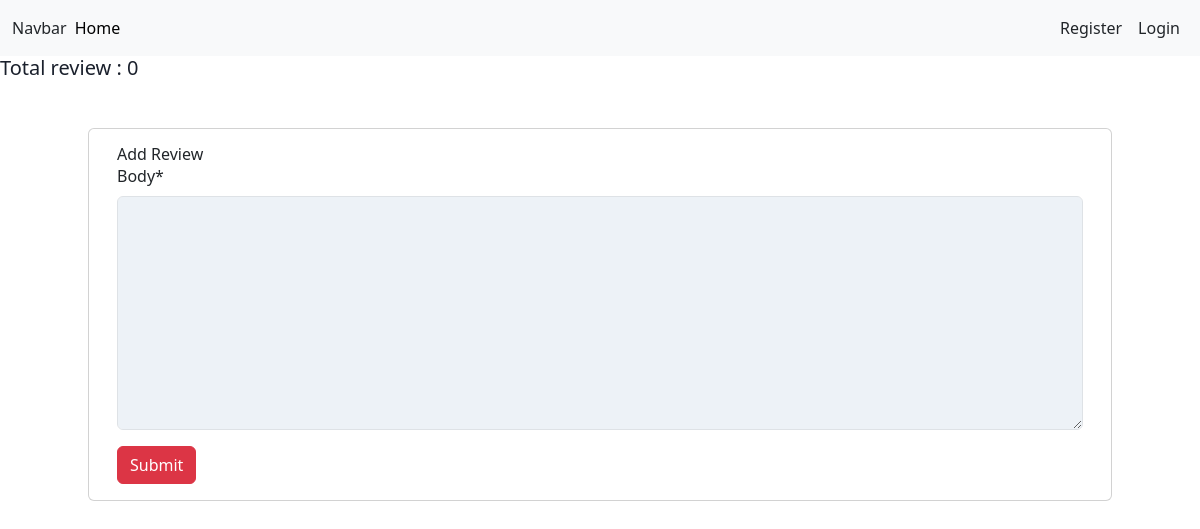
Before: /transaction_and_borrow/comments/2/ with the older database file.
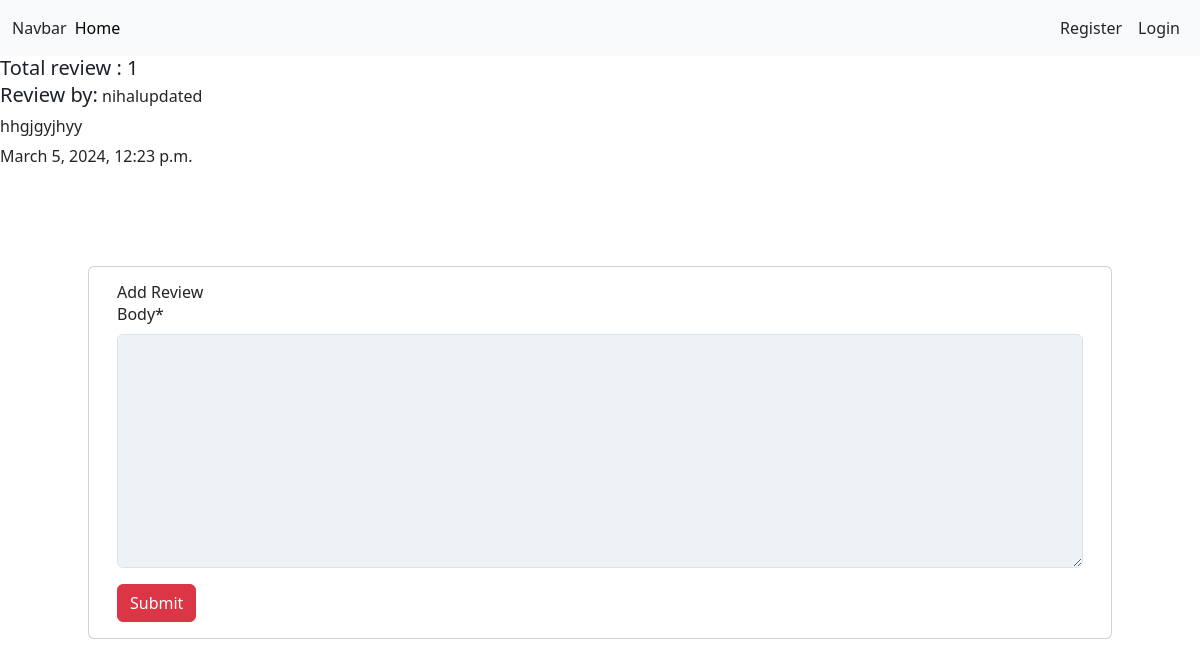
After: the same page with the newer database file.
### transaction_and_borrow/models.py (models this page shows, shortened)
class Comment(models.Model):
    book =  models.ForeignKey(Book, on_delete = models.CASCADE, related_name='comments', default=1)
    name = models.CharField(max_length = 50)
    email = models.EmailField()
    body = models.TextField()
    user = models.ForeignKey(User, on_delete = models.CASCADE, related_name='user', default=1)
    created_on = models.DateTimeField(auto_now_add = True)

### transaction_and_borrow/views.py (the view, shortened to what this page needs)
# urls.py: path('comments/<int:pk>/', CommentView.as_view(), name='commentViews'),
class CommentView(DetailView):
    model = Book
    template_name = 'transactions/comment.html'
    def get_context_data(self, **kwargs):
        context = super().get_context_data(**kwargs)
        book = self.object
        comments = book.comments.all()
        comment_form = CommentForm()
        context['comments'] = comments
        context['comment_form'] = comment_form
        context['book'] = book
        return context

### transaction_and_borrow/forms.py
class CommentForm(forms.ModelForm):
    class Meta:
        model = Comment
        fields = ['body']
    def __init__(self, *args, **kwargs):
        super().__init__(*args, **kwargs)
        for field in self.fields:
            self.fields[field].widget.attrs.update({
                'class' : (
                    'appearance-none block w-full bg-gray-200 '
                    'text-gray-700 border border-gray-200 rounded '
                    'py-3 px-4 leading-tight focus:outline-none '
                    'focus:bg-white focus:border-gray-500'
                )
            })

### transaction_and_borrow/templates/transactions/comment.html (shortened to what this page needs)
{% extends "base.html" %}
{% load crispy_forms_tags %}
{% block content %}
<div>
    <h5 class="text-xl text-gray-900 dark:text-white">Total review : {{comments | length}}</h5>
    <div>
      {% for c in comments %}
      <div>
        <div>
         <span class="text-xl text-gray-900 dark:text-white">Review by:</span>  {{c.user}}
       </div>
        <div>
           <p> {{c.body}}</p>
        </div>
        <div>
          {{c.created_on}}
        </div>
      </div>
      <br><br>
      {% endfor %}
    </div>
  </div>
<div class="card container mt-5 mb-5 bg-body-warning">
    <div class="card-body">
      <h1>Add Review</h1>
      <form method="post">
          {{comment_form | crispy}}
          <button type="submit" class="btn btn-danger">Submit</button>
      </form>
    </div>
  </div>
{% endblock content %}

Changed rows visible on the page:
added Comment: user "nihalupdated", body "hhgjgyjhyy", created_on "March 5, 2024, 12:23 p.m."
Other visible differences:
{{ comments | length }}: "0" → "1"
